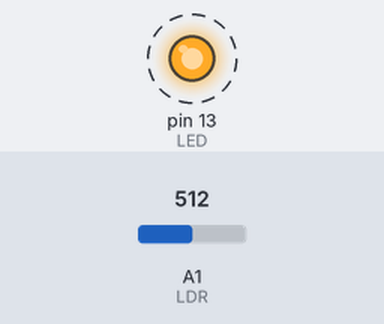
Simulated run of this sketch. Board: Arduino Uno, built with avr-gcc and run on an emulated ATmega328P. On the bench: output pins drawn as LEDs (lit = HIGH). Dashed ring = blinking. The test bench sets the inputs (shaded band); at power-on: A1 (LDR) = 512. What the sketch prints to the serial monitor is not drawn.

Above: at 2.0 s.
2.1 s: A1 (LDR) set to 988
5.6 s: A1 (LDR) set to 1011
Timing chart, 0 to 15.1 s (numbered marks = the images above; inputs shaded):
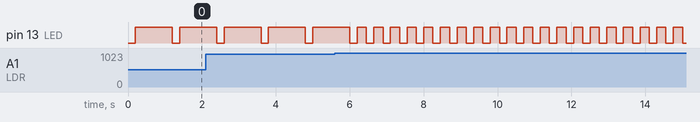

The sketch:

S12_A1_Schaltung.ino
```cpp
/*
 * Arduino als Messgerät
 * Michael Flach
 * 08.10.21
 */

int LDR = 1;
int Helligkeit;
int LED = 13;

void setup() {
  Serial.begin(9600);
  pinMode(LED, OUTPUT);
}

void loop() {
  Helligkeit = analogRead(LDR);
  Serial.println(Helligkeit);
  delay(200);
  if(Helligkeit<1000){
    digitalWrite(LED, HIGH);
    delay(1000);
    digitalWrite(LED, LOW);
  } else {
    digitalWrite(LED, HIGH);
    delay(250);
    digitalWrite(LED, LOW);
  }
}
```

Measured:
- after the input at 5.6 s, pin 13 (LED): alternates HIGH for 0.25 s and LOW for 0.20 s, starting after 0.85 s
- by itself, pin 13 (LED): alternates HIGH for 1.0 s and LOW for 0.20 s
